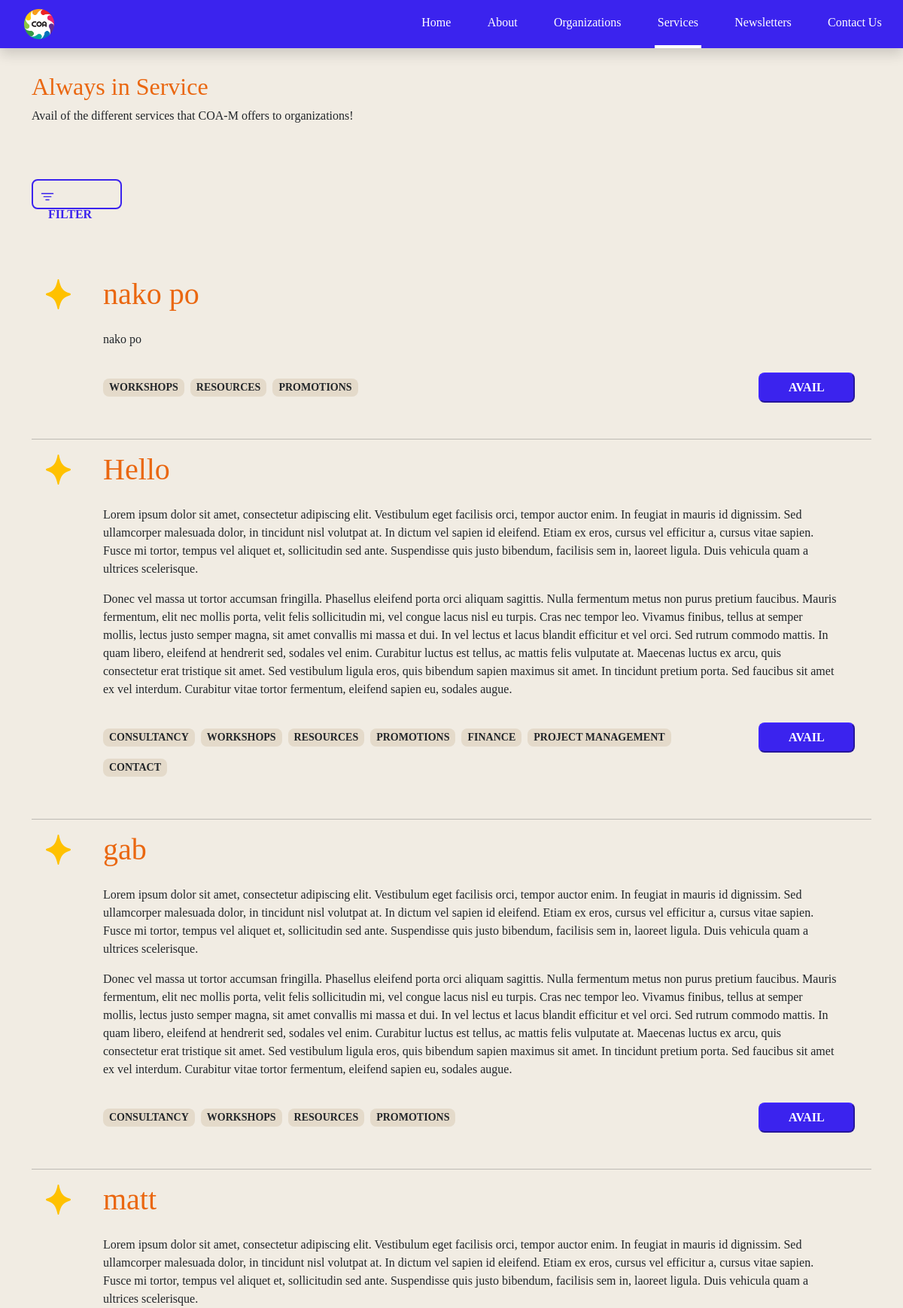
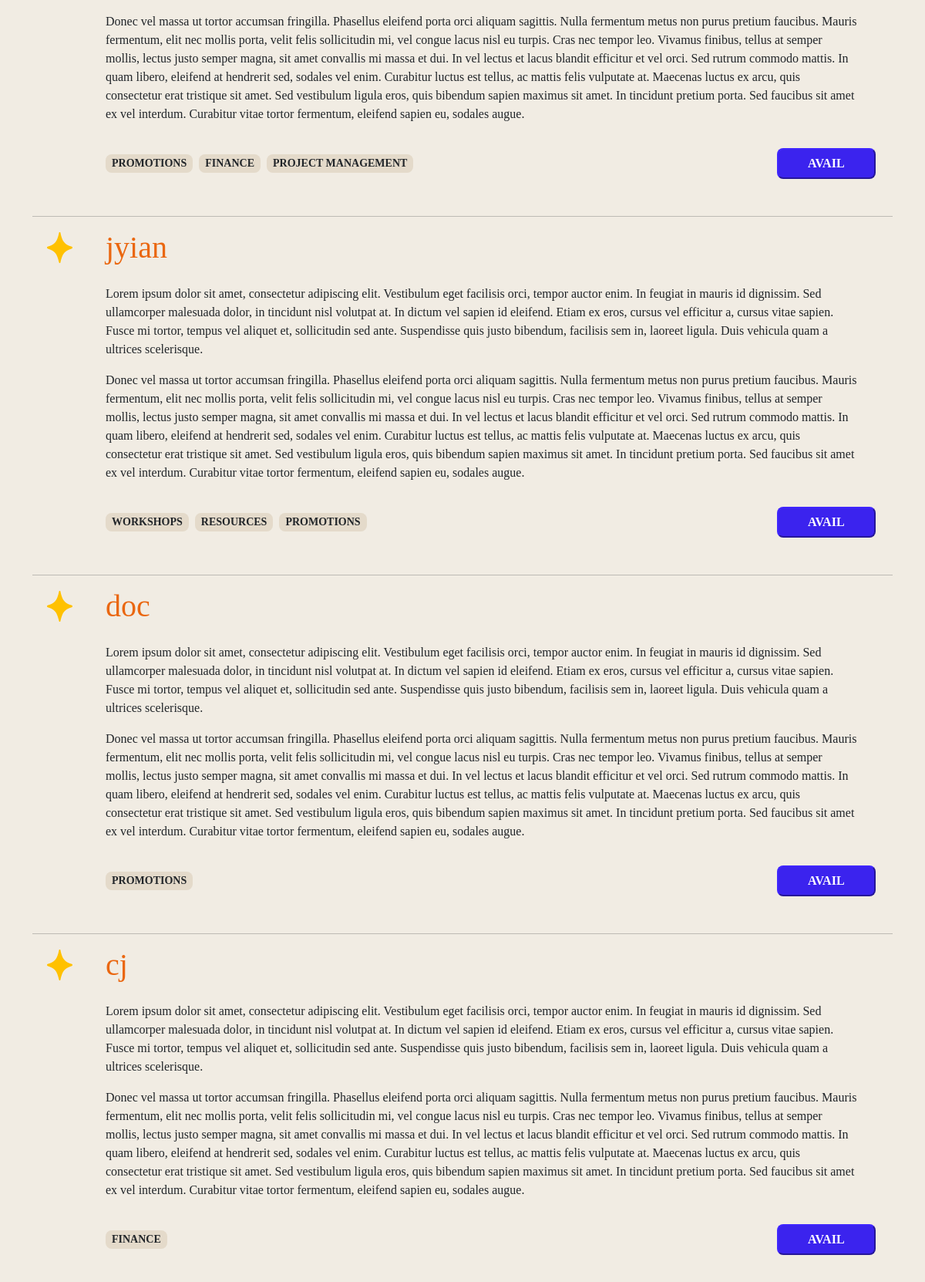
/services (upper part), run on the app's committed database (2 pictures, top to bottom).
### coa/models.py (models this page shows)
class Service(models.Model):
    name = models.CharField(max_length = 100)
    body = RichTextField(blank = True, null = True)
    tags = models.ManyToManyField(ServiceTag)
    link = models.URLField(default = None)
    objects = models.Manager()

class ServiceTag(models.Model):
    title = models.CharField(max_length= 100)
    def __str__(self):
        return self.title
    objects = models.Manager()

### coa/views.py (the view)
# urls.py: path("services", views.services, name = "services"),
def services(request):
    context = {
        "services": Service.objects.all(),
        "serviceTags": ServiceTag.objects.all(),
    }
    return render(request, "services.html", context)

### coa/templates/services.html (shortened to what this page needs)
{% extends 'base.html' %} {% load static %}
  {% block content %}
  <div class="container">
    <div class="row mb-5">
      <h2 class="orangeText">Always in Service</h2>
      <p class="body">
        Avail of the different services that COA-M offers to organizations!
      </p>
    </div>
    <div class="row">
      <div class="col-2">
        <div
          class="dropdown mt-2"
          style="
            position: static;
            top: 0;
            z-index: 100;
            width: 283px;
            height: 40px;
          "
        >
          <div
            class="servicesSortMenu"
            type="button"
            id="dropdownMenuButton"
            data-toggle="dropdown"
            aria-haspopup="true"
            aria-expanded="false"
            style="
              width: 120px;
              height: 40px;
              background-color: transparent;
              border: 2px solid #3b23ee;
              box-sizing: border-box;
              border-radius: 8px;
              padding: 8px 16px 8px 8px;
            "
          >
            <p class="body buttonText" id="currentDateFilter">
              <span style="margin-left: 12px" class="button buttonServicesMenu">
                FILTER
              </span>
            </p>
          </div>
        </div>
      </div>
      <div class="col-xl-10 col-lg-12 p-3">
      </div>
    </div>
    <div class="mt-5 mb-5" id="allServicesFrame">
      {% for s in services %}
      <div class="row mb-5">
        <div class="col-2 col-sm-1 text-center">
          <img
            src="{% static 'images/Services_List Star.svg' %}"
            class="mt-1"
            alt=""
          />
        </div>
        <div class="col-10 col-sm-11">
          <div class="row" style="width: 98%">
            <h1 class="orangeText">{{ s.name }}</h1>
            <p>{{ s.body|safe }}</p>
          </div>
          <div class="row">
            <div class="col-sm-10 servicesTagList serviceTagContainer">
              {% for tag in s.tags.all %}
              <span
                class="serviceTag label"
                style="margin-right: 8px; margin-bottom: 8px"
              >
                {{ tag }}
              </span>
              {% endfor %}
            </div>
            <div class="col-2 availButtonContainer">
              <div class="subContainer">
                <a href="{{s.link}}" target="_blank" rel="noreferrer noopener"
                  ><button style="min-width: 128px; min-height: 40px">
                    Avail
                  </button></a
                >
              </div>
            </div>
          </div>
        </div>
      </div>
      <hr class="w-100" style="height: 1px" />
      {% endfor %}
    </div>
  </div>
  {% endblock %}

### coa/static/styles.css (style rules this page uses)
body { width: 100% !important; overflow-x: hidden; }
body { background-color: #F1ECE3 !important; }
h1 { font-family: "Glamour Absolute"; font-size: 3.75rem; line-height: 4.5rem; }
h2 { font-family: "Glamour Absolute"; font-size: 3rem; line-height: 3.5rem; }
p { font-family: "Hero"; font-weight: 400; font-style: normal; font-size: 1rem; line-height: 1.5rem; overflow: hidden !important; text-overflow: ellipsis !important; }
.body { font-family: "Hero" !important; font-size: 1rem !important; line-height: 1.5rem !important; }
button:not(nav *), input[type='submit'] { font-family: "Hero Bold"; border-color: #3B23EE; border-radius: 8px !important; min-width: 144px; font-weight: bold; font-size: 1rem; line-height: 1.5rem; text-transform: uppercase !important; background: #3B23EE; color: #FFFFFF; transition: 0.25s; }
.label { font-family: "Hero" !important; font-style: normal !important; font-weight: 700 !important; font-size: 0.875rem; line-height: 1rem; text-transform: Uppercase; }
.orangeText { color: #EA6710; }
::placeholder { color: #AEAEAE; }
#dropdownMenuButton { width: 386px; height: 40px; background: #3B23EE; border-radius: 8px; text-align: left; }
.dropdown { position: relative; display: inline-block; }
.serviceTag { margin-top:8px; padding: 4px 8px; width: 80px; height: 24px; width: fit-content !important; background: #E4DACA; border-radius: 8px; transition: 0.25 !important; }
.serviceTagContainer { display: flex !important; flex-wrap: wrap !important; }
.buttonText { font-family: 'Hero' !important; font-style: normal !important; font-weight: 700 !important; font-size: 16px !important; line-height: 24px !important; text-transform: uppercase !important; color: #3B23EE !important; transition: 0.25s !important; }

### data on the page
Service: name "nako po", body "nako po"
ServiceTag: title "WORKSHOPS"
ServiceTag: title "RESOURCES"
ServiceTag: title "PROMOTIONS"
Service: name "Hello", body "Lorem ipsum dolor sit amet, consectetur adipiscing elit. Vestibulum eget facilisis orci, tempor auctor enim. In feugiat in mauris id dignissim. Sed ullamcorper malesuada dolor, in tincidunt nisl volutpat at. In dictum vel sapien id eleifend. Etiam ex eros, cursus vel efficitur a, cursus vitae sapien. Fusce mi tortor, tempus vel aliquet et, sollicitudin sed ante. Suspendisse quis justo bibendum, facilisis sem in, laoreet ligula. Duis vehicula quam a ultrices scelerisque. Donec vel massa ut tortor accumsan fringilla. Phasellus eleifend porta orci aliquam sagittis. Nulla fermentum metus non purus pretium faucibus. Mauris fermentum, elit nec mollis porta, velit felis sollicitudin mi, vel congue…"
ServiceTag: title "CONSULTANCY"
ServiceTag: title "FINANCE"
ServiceTag: title "PROJECT MANAGEMENT"
ServiceTag: title "CONTACT"
Service: name "gab", body "Lorem ipsum dolor sit amet, consectetur adipiscing elit. Vestibulum eget facilisis orci, tempor auctor enim. In feugiat in mauris id dignissim. Sed ullamcorper malesuada dolor, in tincidunt nisl volutpat at. In dictum vel sapien id eleifend. Etiam ex eros, cursus vel efficitur a, cursus vitae sapien. Fusce mi tortor, tempus vel aliquet et, sollicitudin sed ante. Suspendisse quis justo bibendum, facilisis sem in, laoreet ligula. Duis vehicula quam a ultrices scelerisque. Donec vel massa ut tortor accumsan fringilla. Phasellus eleifend porta orci aliquam sagittis. Nulla fermentum metus non purus pretium faucibus. Mauris fermentum, elit nec mollis porta, velit felis sollicitudin mi, vel congue…"
Service: name "matt", body "Lorem ipsum dolor sit amet, consectetur adipiscing elit. Vestibulum eget facilisis orci, tempor auctor enim. In feugiat in mauris id dignissim. Sed ullamcorper malesuada dolor, in tincidunt nisl volutpat at. In dictum vel sapien id eleifend. Etiam ex eros, cursus vel efficitur a, cursus vitae sapien. Fusce mi tortor, tempus vel aliquet et, sollicitudin sed ante. Suspendisse quis justo bibendum, facilisis sem in, laoreet ligula. Duis vehicula quam a ultrices scelerisque. Donec vel massa ut tortor accumsan fringilla. Phasellus eleifend porta orci aliquam sagittis. Nulla fermentum metus non purus pretium faucibus. Mauris fermentum, elit nec mollis porta, velit felis sollicitudin mi, vel congue…"
Service: name "jyian", body "Lorem ipsum dolor sit amet, consectetur adipiscing elit. Vestibulum eget facilisis orci, tempor auctor enim. In feugiat in mauris id dignissim. Sed ullamcorper malesuada dolor, in tincidunt nisl volutpat at. In dictum vel sapien id eleifend. Etiam ex eros, cursus vel efficitur a, cursus vitae sapien. Fusce mi tortor, tempus vel aliquet et, sollicitudin sed ante. Suspendisse quis justo bibendum, facilisis sem in, laoreet ligula. Duis vehicula quam a ultrices scelerisque. Donec vel massa ut tortor accumsan fringilla. Phasellus eleifend porta orci aliquam sagittis. Nulla fermentum metus non purus pretium faucibus. Mauris fermentum, elit nec mollis porta, velit felis sollicitudin mi, vel congue…"
Service: name "doc", body "Lorem ipsum dolor sit amet, consectetur adipiscing elit. Vestibulum eget facilisis orci, tempor auctor enim. In feugiat in mauris id dignissim. Sed ullamcorper malesuada dolor, in tincidunt nisl volutpat at. In dictum vel sapien id eleifend. Etiam ex eros, cursus vel efficitur a, cursus vitae sapien. Fusce mi tortor, tempus vel aliquet et, sollicitudin sed ante. Suspendisse quis justo bibendum, facilisis sem in, laoreet ligula. Duis vehicula quam a ultrices scelerisque. Donec vel massa ut tortor accumsan fringilla. Phasellus eleifend porta orci aliquam sagittis. Nulla fermentum metus non purus pretium faucibus. Mauris fermentum, elit nec mollis porta, velit felis sollicitudin mi, vel congue…"
Service: name "cj", body "Lorem ipsum dolor sit amet, consectetur adipiscing elit. Vestibulum eget facilisis orci, tempor auctor enim. In feugiat in mauris id dignissim. Sed ullamcorper malesuada dolor, in tincidunt nisl volutpat at. In dictum vel sapien id eleifend. Etiam ex eros, cursus vel efficitur a, cursus vitae sapien. Fusce mi tortor, tempus vel aliquet et, sollicitudin sed ante. Suspendisse quis justo bibendum, facilisis sem in, laoreet ligula. Duis vehicula quam a ultrices scelerisque. Donec vel massa ut tortor accumsan fringilla. Phasellus eleifend porta orci aliquam sagittis. Nulla fermentum metus non purus pretium faucibus. Mauris fermentum, elit nec mollis porta, velit felis sollicitudin mi, vel congue…"
